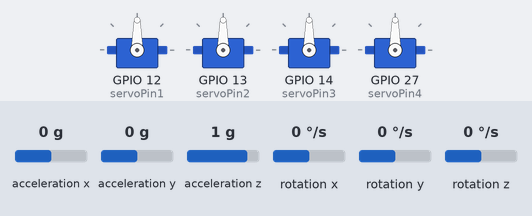
A sketch run on a simulated ESP32. Parts: 4 × servo. Inputs (shaded band) come from the test bench; at power-on: acceleration x 0 g, acceleration y 0 g, acceleration z 1 g, rotation x 0 °/s, rotation y 0 °/s, rotation z 0 °/s. WiFi joins after 1.5 s; servers stay silent unless stated; what the sketch prints to the serial monitor is not drawn.

Above: at 5.0 s.
5.1 s: acceleration x set to -1.4 g
At 6.1 s:
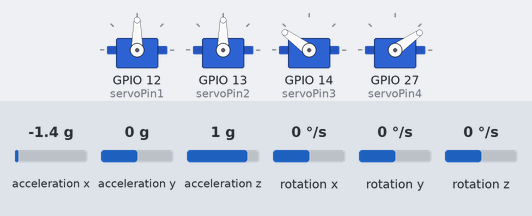
6.6 s: acceleration y set to -1.4 g
At 7.6 s:
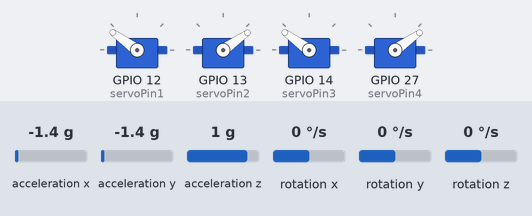
8.1 s: acceleration z set to -1.4 g
At 9.1 s:
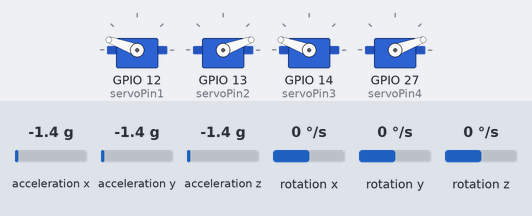
9.6 s: acceleration x set to -0.2 g
11.1 s: acceleration x set to 0.1 g
At 11.9 s:
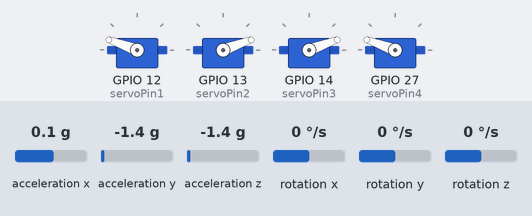
12.6 s: acceleration y set to -0.2 g
14.1 s: acceleration y set to 0.1 g
At 14.9 s:
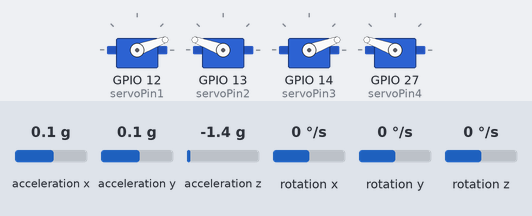
Timing chart, 0 to 16.6 s (numbered marks = the images above; inputs shaded):
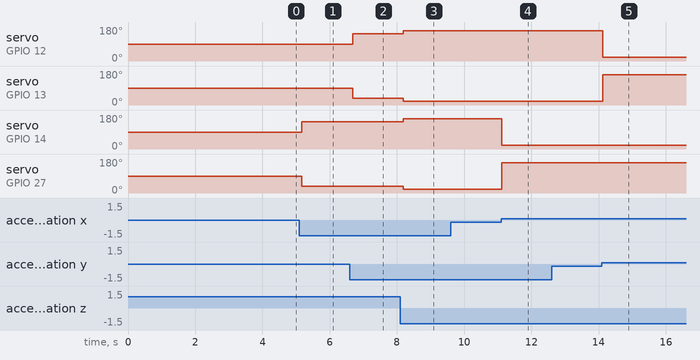

Measured:
- the behaviour switches between -0.1 and 0 g on acceleration x (found by bisection; images 3 and 4)
- the behaviour switches between -0.1 and 0 g on acceleration y (found by bisection; images 4 and 5)
- after the input at 5.1 s, servo on GPIO 14 (servoPin3): 90° → 144° after 0.07 s; servo on GPIO 27 (servoPin4): 90° → 35° after 0.07 s
- after the input at 6.6 s, servo on GPIO 12 (servoPin1): 90° → 144° after 0.08 s; servo on GPIO 13 (servoPin2): 90° → 35° after 0.08 s
- after the input at 8.1 s, servo on GPIO 12 (servoPin1), servo on GPIO 14 (servoPin3): 144° → 160° after 0.09 s; servo on GPIO 13 (servoPin2), servo on GPIO 27 (servoPin4): 35° → 20° after 0.09 s
- after the input at 9.6 s, every drawn part: stays the same
- after the input at 11.1 s, servo on GPIO 14 (servoPin3): 160° → 20° at once; servo on GPIO 27 (servoPin4): 20° → 160° at once
- after the input at 12.6 s, every drawn part: stays the same
- after the input at 14.1 s, servo on GPIO 12 (servoPin1): 160° → 20° at once; servo on GPIO 13 (servoPin2): 20° → 160° at once

The sketch:

SistemaDeNavegacaoECorrecaoESP32.ino
```cpp
#include <Wire.h>
#include <MPU6050.h>
#include <ESP32Servo.h>
#include <WiFi.h>
#include <WebServer.h>
#include <WebSocketsServer.h>

// Definindo os pinos dos servos
const int servoPin1 = 12; // Servo 1 (Eixo X Positivo)
const int servoPin2 = 13; // Servo 2 (Eixo X Negativo)
const int servoPin3 = 14; // Servo 3 (Eixo Y)
const int servoPin4 = 27; // Servo 4 (Eixo Y)

// Criação dos objetos Servo e MPU6050
Servo servo1;
Servo servo2;
Servo servo3;
Servo servo4;
MPU6050 mpu;

// Criando objeto de servidor web e WebSocket
WebServer server;
WebSocketsServer webSocket = WebSocketsServer(81);

// Dados Wi-Fi
const char* ssid = "7LINK_WDLP"; // Nome da rede Wi-Fi
const char* password = "#SASpt92"; // Senha da rede Wi-Fi

// Variáveis de controle de tempo
unsigned long previousMillis = 0;
const long interval = 100; // Intervalo de 100 ms para leitura do MPU6050

// Variáveis para calibração
int16_t ax_offset = 0, ay_offset = 0, az_offset = 0;
int16_t gx_offset = 0, gy_offset = 0, gz_offset = 0;
const int calibration_samples = 100; // Número de amostras para calibração

// Variáveis para suavização do ângulo Z
float angleZ = 0; // Ângulo Z atual
float filteredAngleZ = 0; // Ângulo Z filtrado
const float alpha = 0.1; // Fator de suavização (0 < alpha < 1)

// Limite para detectar movimento
const float movementThreshold = 0.1; // Ajuste conforme necessário

// Declarações de funções
void handleRoot();
void webSocketEvent(uint8_t num, WStype_t type, uint8_t * payload, size_t length);
void calibrateMPU6050();

void setup() {
  // Inicializando comunicação serial
  Serial.begin(115200);

  // Inicializando os servos
  servo1.attach(servoPin1);
  servo2.attach(servoPin2);
  servo3.attach(servoPin3);
  servo4.attach(servoPin4);

  // Configurando a posição inicial dos servos
  servo1.write(90);
  servo2.write(90);
  servo3.write(90);
  servo4.write(90);

  // Delay para garantir que os servos se posicionem
  delay(1000);

  // Inicializando o MPU6050
  Wire.begin();
  mpu.initialize();
  Serial.println("MPU6050 inicializado.");

  // Calibrando o MPU6050 assim que inicia
  calibrateMPU6050();

  // Conectando ao Wi-Fi
  WiFi.begin(ssid, password);
  Serial.print("Conectando ao Wi-Fi");
  while (WiFi.status() != WL_CONNECTED) {
    delay(500);
    Serial.print(".");
  }
  Serial.println("Conectado!");

  // Exibir o endereço IP no Serial Monitor
  Serial.print("Endereço IP do ESP32: ");
  Serial.println(WiFi.localIP()); // Adicionando esta linha

  // Definindo a rota para a página web
  server.on("/", handleRoot);
  server.begin();

  // Iniciando o WebSocket
  webSocket.begin();
  webSocket.onEvent(webSocketEvent);
}

// Função de calibração do MPU6050
void calibrateMPU6050() {
  Serial.println("Calibrando o MPU6050...");

  int16_t sum[6] = {0}; // Array para armazenar a soma dos valores [ax, ay, az, gx, gy, gz]

  // Coletar dados para calibração
  for (int i = 0; i < calibration_samples; i++) {
    int16_t data[6];
    mpu.getMotion6(&data[0], &data[1], &data[2], &data[3], &data[4], &data[5]);

    // Somar os valores
    for (int j = 0; j < 6; j++) {
      sum[j] += data[j];
    }

    delay(10); // Pequeno delay para estabilizar as leituras
  }

  // Calcular os offsets e armazená-los
  ax_offset = sum[0] / calibration_samples;
  ay_offset = sum[1] / calibration_samples;
  az_offset = sum[2] / calibration_samples;
  gx_offset = sum[3] / calibration_samples;
  gy_offset = sum[4] / calibration_samples;
  gz_offset = sum[5] / calibration_samples;

  Serial.println("Calibração concluída.");
  Serial.print("Offsets: Ax: "); Serial.print(ax_offset);
  Serial.print(", Ay: "); Serial.print(ay_offset);
  Serial.print(", Az: "); Serial.print(az_offset);
  Serial.print(", Gx: "); Serial.print(gx_offset);
  Serial.print(", Gy: "); Serial.print(gy_offset);
  Serial.print(", Gz: "); Serial.println(gz_offset);
}


void loop() {
  // Lendo dados do MPU6050 a cada 100 ms
  unsigned long currentMillis = millis();
  if (currentMillis - previousMillis >= interval) {
    previousMillis = currentMillis; // Armazena o tempo atual

    // Lendo dados do MPU6050
    int16_t ax, ay, az;
    int16_t gx, gy, gz;
    mpu.getMotion6(&ax, &ay, &az, &gx, &gy, &gz);

    // Subtraindo os valores de calibração
    ax -= ax_offset;
    ay -= ay_offset;
    az -= az_offset;
    gx -= gx_offset;
    gy -= gy_offset;
    gz -= gz_offset;

    // Cálculo das acelerações em m/s²
    float accelX = abs(ax / 16384.0 * 9.81); // Convertendo para m/s²
    float accelY = abs(ay / 16384.0 * 9.81); // Convertendo para m/s²
    float accelZ = abs((az / 16384.0 * 9.81) - 8.68); // Convertendo para m/s²

    // Cálculo dos ângulos
    float angleX = atan2(ay, az) * 180 / PI; // -180 a 180
    float angleY = atan2(ax, az) * 180 / PI; // -180 a 180
    float angleZ = atan2(ax, ay) * 180 / PI; // -180 a 180

    // Suavizando o ângulo Z usando filtro exponencial
    filteredAngleZ = alpha * angleZ + (1 - alpha) * filteredAngleZ;

    // Atualizando a posição dos servos
    // Invertendo o sentido de rotação
    int servo1Angle = 90 - angleX; // Servo 1 (Eixo X Positivo)
    int servo2Angle = 90 + angleX; // Servo 2 (Eixo X Negativo)
    int servo3Angle = 90 - angleY; // Servo 3 (Eixo Y)
    int servo4Angle = 90 + angleY; // Servo 4 (Eixo Y)

    // Definindo o limite dos ângulos dos servos
    servo1Angle = constrain(servo1Angle, 20, 160);
    servo2Angle = constrain(servo2Angle, 20, 160);
    servo3Angle = constrain(servo3Angle, 20, 160);
    servo4Angle = constrain(servo4Angle, 20, 160);

    // Posicionando os servos
    servo1.write(servo1Angle);
    servo2.write(servo2Angle);
    servo3.write(servo3Angle);
    servo4.write(servo4Angle);

    // Enviar dados pelo WebSocket para todos os clientes conectados
    String json = String("{\"ax\":") + accelX + ",\"ay\":" + accelY + ",\"az\":" + accelZ +
                   ",\"angleX\":" + angleX + ",\"angleY\":" + angleY +
                   ",\"angleZ\":" + filteredAngleZ + "}"; // Usando filteredAngleZ

    // Enviar dados para todos os clientes conectados
    for (int i = 0; i < webSocket.connectedClients(); i++) {
        webSocket.sendTXT(i, json); // Enviar dados para cada cliente conectado
    }
  }

  // Processar as requisições do servidor web
  server.handleClient();
  webSocket.loop(); // Manter o WebSocket ativo
}


void handleRoot() {
  String html = R"rawliteral(
  <html>
  <head>
    <meta charset='UTF-8'>
    <title>Dados do MPU6050</title>
    <script src='https://cdnjs.cloudflare.com/ajax/libs/socket.io/3.0.0/socket.io.js'></script>
    <script>
      var socket = new WebSocket('ws://' + window.location.hostname + ':81/');
      socket.onmessage = function(event) {
        var data = JSON.parse(event.data);
        document.getElementById('ax').innerText = data.ax;
        document.getElementById('ay').innerText = data.ay;
        document.getElementById('az').innerText = data.az;
        document.getElementById('angleX').innerText = data.angleX;
        document.getElementById('angleY').innerText = data.angleY;
        document.getElementById('angleZ').innerText = data.angleZ; // Atualização para ângulo Z
      };
    </script>
  </head>
  <body>
    <h1>Dados do MPU6050</h1>
    <p>Aceleração X: <span id='ax'>0</span> m/s²</p>
    <p>Aceleração Y: <span id='ay'>0</span> m/s²</p>
    <p>Aceleração Z: <span id='az'>0</span> m/s²</p>
    <p>Ângulo X: <span id='angleX'>0</span> º</p>
    <p>Ângulo Y: <span id='angleY'>0</span> º</p>
    <p>Ângulo Z: <span id='angleZ'>0</span> º</p>
  </body>
  </html>
  )rawliteral";

  server.send(200, "text/html", html);
}

// Função do WebSocket
void webSocketEvent(uint8_t num, WStype_t type, uint8_t * payload, size_t length) {
  // Lidar com eventos de WebSocket
  if (type == WStype_DISCONNECTED) {
    Serial.printf("Cliente %u desconectado\n", num);
  } else if (type == WStype_CONNECTED) {
    Serial.printf("Cliente %u conectado\n", num);
    // Enviar dados iniciais ao novo cliente
    String json = String("{\"ax\":0,\"ay\":0,\"az\":0,\"correctedAz\":0,\"angleX\":0,\"angleY\":0,\"angleZ\":0}");
    webSocket.sendTXT(num, json);
  } else if (type == WStype_TEXT) {
    // Você pode adicionar lógica para lidar com mensagens recebidas do cliente
    Serial.printf("Mensagem recebida do cliente %u: %s\n", num, payload);
  }
}
```
